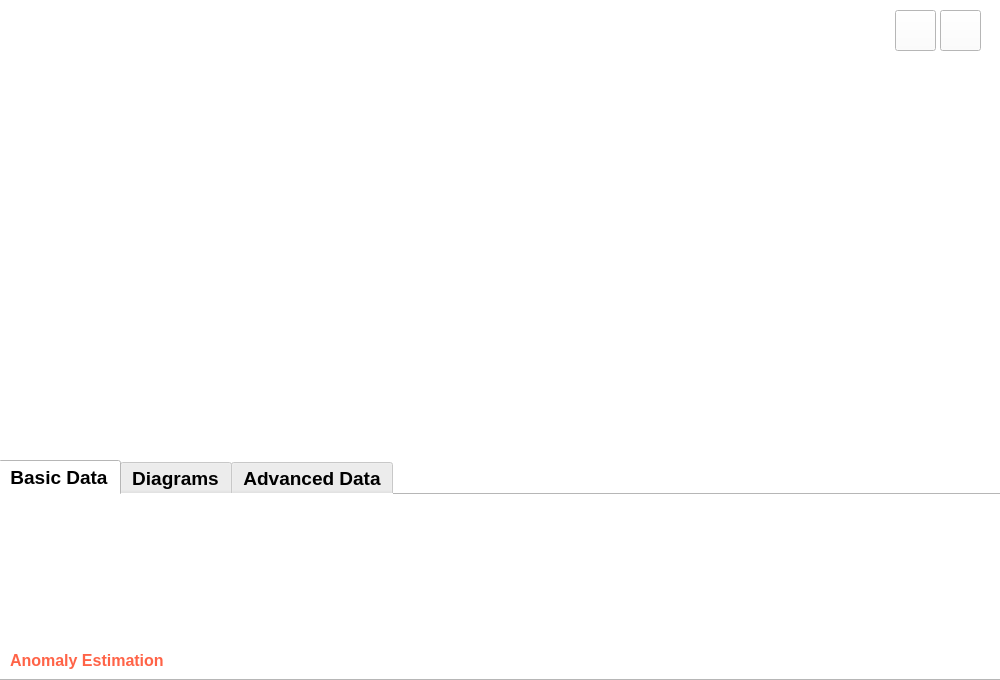
<?xml version="1.0" encoding="UTF-8"?>
<ui version="4.0">
 <class>MainWindow</class>
 <widget class="QMainWindow" name="MainWindow">
  <property name="geometry">
   <rect>
    <x>0</x>
    <y>0</y>
    <width>1000</width>
    <height>680</height>
   </rect>
  </property>
  <property name="minimumSize">
   <size>
    <width>1000</width>
    <height>680</height>
   </size>
  </property>
  <property name="maximumSize">
   <size>
    <width>1000</width>
    <height>680</height>
   </size>
  </property>
  <property name="windowTitle">
   <string>Data Search Results</string>
  </property>
  <property name="styleSheet">
   <string notr="true">background-color: rgb(255, 255, 255);</string>
  </property>
  <widget class="QWidget" name="centralwidget">
   <widget class="QLabel" name="bg">
    <property name="geometry">
     <rect>
      <x>0</x>
      <y>0</y>
      <width>1001</width>
      <height>491</height>
     </rect>
    </property>
    <property name="styleSheet">
     <string> background: url(datasearch/ui/Facade Background.jpg) </string>
    </property>
   </widget>
   <widget class="QWidget" name="graphView" native="true">
    <property name="geometry">
     <rect>
      <x>20</x>
      <y>60</y>
      <width>961</width>
      <height>391</height>
     </rect>
    </property>
    <property name="font">
     <font>
      <family>Gill Sans Ultra Bold</family>
     </font>
    </property>
   </widget>
   <widget class="QLabel" name="title">
    <property name="geometry">
     <rect>
      <x>86</x>
      <y>10</y>
      <width>791</width>
      <height>41</height>
     </rect>
    </property>
    <property name="font">
     <font>
      <family>MS Shell Dlg 2</family>
      <pointsize>14</pointsize>
      <weight>75</weight>
      <bold>true</bold>
     </font>
    </property>
    <property name="styleSheet">
     <string notr="true">background-color: rgba(255, 255, 255, 0);</string>
    </property>
    <property name="text">
     <string/>
    </property>
   </widget>
   <widget class="QTabWidget" name="tab_widget">
    <property name="geometry">
     <rect>
      <x>-2</x>
      <y>460</y>
      <width>1011</width>
      <height>221</height>
     </rect>
    </property>
    <property name="font">
     <font>
      <family>MS Shell Dlg 2</family>
      <pointsize>14</pointsize>
      <weight>75</weight>
      <bold>true</bold>
     </font>
    </property>
    <property name="currentIndex">
     <number>0</number>
    </property>
    <widget class="QWidget" name="tab">
     <attribute name="title">
      <string>Basic Data</string>
     </attribute>
     <widget class="QLabel" name="label_2">
      <property name="geometry">
       <rect>
        <x>10</x>
        <y>10</y>
        <width>491</width>
        <height>131</height>
       </rect>
      </property>
      <property name="font">
       <font>
        <family>MS Shell Dlg 2</family>
        <pointsize>12</pointsize>
        <weight>75</weight>
        <bold>true</bold>
       </font>
      </property>
      <property name="styleSheet">
       <string notr="true">
background-color: rgba(255, 255, 255, 0);</string>
      </property>
      <property name="text">
       <string/>
      </property>
      <property name="alignment">
       <set>Qt::AlignLeading|Qt::AlignLeft|Qt::AlignTop</set>
      </property>
     </widget>
     <widget class="QLabel" name="label_3">
      <property name="geometry">
       <rect>
        <x>530</x>
        <y>10</y>
        <width>461</width>
        <height>171</height>
       </rect>
      </property>
      <property name="font">
       <font>
        <family>MS Shell Dlg 2</family>
        <pointsize>12</pointsize>
        <weight>75</weight>
        <bold>true</bold>
       </font>
      </property>
      <property name="styleSheet">
       <string notr="true">background-color: rgba(255, 255, 255, 0);
</string>
      </property>
      <property name="text">
       <string/>
      </property>
      <property name="alignment">
       <set>Qt::AlignLeading|Qt::AlignLeft|Qt::AlignTop</set>
      </property>
     </widget>
     <widget class="QLabel" name="bg_2">
      <property name="geometry">
       <rect>
        <x>0</x>
        <y>-10</y>
        <width>1071</width>
        <height>221</height>
       </rect>
      </property>
      <property name="styleSheet">
       <string> background: url(datasearch/ui/Facade Background.jpg) </string>
      </property>
      <property name="frameShape">
       <enum>QFrame::NoFrame</enum>
      </property>
      <property name="frameShadow">
       <enum>QFrame::Plain</enum>
      </property>
      <property name="scaledContents">
       <bool>false</bool>
      </property>
     </widget>
     <widget class="QLabel" name="label">
      <property name="geometry">
       <rect>
        <x>10</x>
        <y>150</y>
        <width>171</width>
        <height>31</height>
       </rect>
      </property>
      <property name="font">
       <font>
        <pointsize>12</pointsize>
        <weight>75</weight>
        <bold>true</bold>
       </font>
      </property>
      <property name="styleSheet">
       <string notr="true">background-color: rgba(255, 255, 255, 0);</string>
      </property>
      <property name="text">
       <string>&lt;b&gt;&lt;font color=&quot;tomato&quot;&gt;Anomaly Estimation&lt;/font&gt;&lt;/b&gt;&lt;font color=&quot;White&quot;&gt;:</string>
      </property>
     </widget>
     <widget class="QLabel" name="lbl_anomaly">
      <property name="geometry">
       <rect>
        <x>190</x>
        <y>150</y>
        <width>71</width>
        <height>31</height>
       </rect>
      </property>
      <property name="font">
       <font>
        <pointsize>12</pointsize>
        <weight>75</weight>
        <bold>true</bold>
       </font>
      </property>
      <property name="styleSheet">
       <string notr="true">background-color: rgba(255, 255, 255, 0);</string>
      </property>
      <property name="text">
       <string/>
      </property>
     </widget>
     <zorder>bg_2</zorder>
     <zorder>label_2</zorder>
     <zorder>label_3</zorder>
     <zorder>label</zorder>
     <zorder>lbl_anomaly</zorder>
    </widget>
    <widget class="QWidget" name="tab_2">
     <attribute name="title">
      <string>Diagrams</string>
     </attribute>
     <widget class="QLabel" name="bg_3">
      <property name="geometry">
       <rect>
        <x>0</x>
        <y>0</y>
        <width>1071</width>
        <height>221</height>
       </rect>
      </property>
      <property name="styleSheet">
       <string> background: url(datasearch/ui/Facade Background.jpg) </string>
      </property>
     </widget>
     <widget class="QFrame" name="diagrams_frame">
      <property name="geometry">
       <rect>
        <x>10</x>
        <y>-10</y>
        <width>831</width>
        <height>211</height>
       </rect>
      </property>
      <property name="frameShape">
       <enum>QFrame::StyledPanel</enum>
      </property>
      <property name="frameShadow">
       <enum>QFrame::Raised</enum>
      </property>
     </widget>
     <widget class="QFrame" name="frame_2">
      <property name="geometry">
       <rect>
        <x>840</x>
        <y>-10</y>
        <width>151</width>
        <height>221</height>
       </rect>
      </property>
      <property name="frameShape">
       <enum>QFrame::StyledPanel</enum>
      </property>
      <property name="frameShadow">
       <enum>QFrame::Raised</enum>
      </property>
      <widget class="QRadioButton" name="incoming_btn">
       <property name="geometry">
        <rect>
         <x>10</x>
         <y>60</y>
         <width>121</width>
         <height>31</height>
        </rect>
       </property>
       <property name="font">
        <font>
         <pointsize>14</pointsize>
         <weight>75</weight>
         <bold>true</bold>
        </font>
       </property>
       <property name="text">
        <string>Incoming</string>
       </property>
       <property name="shortcut">
        <string>Left, Left</string>
       </property>
       <property name="checked">
        <bool>true</bool>
       </property>
      </widget>
      <widget class="QRadioButton" name="outgoing_btn">
       <property name="geometry">
        <rect>
         <x>10</x>
         <y>110</y>
         <width>121</width>
         <height>31</height>
        </rect>
       </property>
       <property name="font">
        <font>
         <pointsize>14</pointsize>
         <weight>75</weight>
         <bold>true</bold>
        </font>
       </property>
       <property name="text">
        <string>Outgoing</string>
       </property>
      </widget>
     </widget>
    </widget>
    <widget class="QWidget" name="tab_3">
     <attribute name="title">
      <string>Advanced Data</string>
     </attribute>
     <widget class="QLabel" name="bg_4">
      <property name="geometry">
       <rect>
        <x>-10</x>
        <y>-10</y>
        <width>1071</width>
        <height>221</height>
       </rect>
      </property>
      <property name="styleSheet">
       <string> background: url(datasearch/ui/Facade Background.jpg)
       </string>
      </property>
     </widget>
     <widget class="QLabel" name="label_4">
      <property name="geometry">
       <rect>
        <x>530</x>
        <y>10</y>
        <width>461</width>
        <height>161</height>
       </rect>
      </property>
      <property name="font">
       <font>
        <family>MS Shell Dlg 2</family>
        <pointsize>12</pointsize>
        <weight>75</weight>
        <bold>true</bold>
       </font>
      </property>
      <property name="styleSheet">
       <string notr="true">background-color: rgba(255, 255, 255, 0);
</string>
      </property>
      <property name="text">
       <string/>
      </property>
      <property name="alignment">
       <set>Qt::AlignLeading|Qt::AlignLeft|Qt::AlignTop</set>
      </property>
     </widget>
     <widget class="QLabel" name="label_5">
      <property name="geometry">
       <rect>
        <x>10</x>
        <y>10</y>
        <width>491</width>
        <height>161</height>
       </rect>
      </property>
      <property name="font">
       <font>
        <family>MS Shell Dlg 2</family>
        <pointsize>12</pointsize>
        <weight>75</weight>
        <bold>true</bold>
       </font>
      </property>
      <property name="styleSheet">
       <string notr="true">
background-color: rgba(255, 255, 255, 0);</string>
      </property>
      <property name="text">
       <string/>
      </property>
      <property name="alignment">
       <set>Qt::AlignLeading|Qt::AlignLeft|Qt::AlignTop</set>
      </property>
     </widget>
    </widget>
   </widget>
   <widget class="QPushButton" name="back_button">
    <property name="enabled">
     <bool>true</bool>
    </property>
    <property name="geometry">
     <rect>
      <x>895</x>
      <y>10</y>
      <width>41</width>
      <height>41</height>
     </rect>
    </property>
    <property name="styleSheet">
     <string>image: url(datasearch/ui/left.png)</string>
    </property>
   </widget>
   <widget class="QPushButton" name="fd_button">
    <property name="geometry">
     <rect>
      <x>940</x>
      <y>10</y>
      <width>41</width>
      <height>41</height>
     </rect>
    </property>
    <property name="styleSheet">
     <string>image: url(datasearch/ui/right.png)</string>
    </property>
    <property name="text">
     <string/>
    </property>
   </widget>
   <widget class="QLabel" name="logo">
    <property name="geometry">
     <rect>
      <x>20</x>
      <y>10</y>
      <width>51</width>
      <height>41</height>
     </rect>
    </property>
    <property name="styleSheet">
     <string notr="true">background-color: rgba(255, 255, 255, 0);</string>
    </property>
   </widget>
  </widget>
 </widget>
 <resources/>
 <connections/>
</ui>
